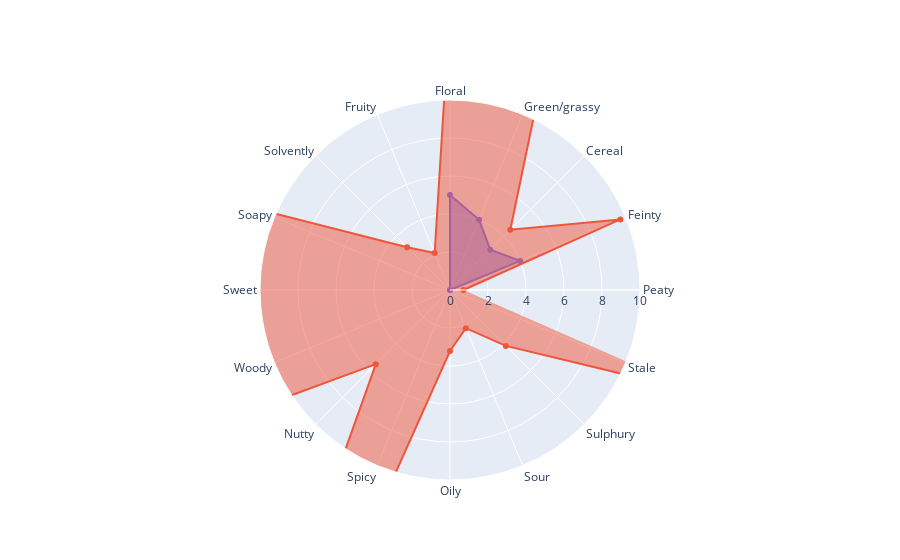

Notebook cell for this chart:
### Code cell
#only compare only columns from final_OSA
fig = go.Figure()

fig.add_trace(go.Scatterpolar(
    r=[0,4,3,4,5,0],
    theta=list(final_OSA.columns),
    fill='toself',
    name="panelist"
))

fig.add_trace(go.Scatterpolar(
  r=(np.array(final_OSA.sum())),
  theta=list(final_OSA.columns),
  fill='toself',
  name= "MS_prediction"))

fig.update_layout(
  polar=dict(
    radialaxis=dict(
      visible=True,
      range=[0, 10]
    )),
  showlegend=False
)

fig.show()

### Figure 1 — Plotly figure (JSON) as saved in the notebook; plotly's stock layout.template omitted (floating-point values rounded to 4 significant figures)
{"data": [{"fill": "toself", "name": "panelist", "r": [0, 4, 3, 4, 5, 0], "theta": ["Peaty", "Feinty", "Cereal", "Green/grassy", "Floral", "Fruity", "Solvently", "Soapy", "Sweet", "Woody", "Nutty", "Spicy", "Oily", "Sour", "Sulphury", "Stale"], "type": "scatterpolar"}, {"fill": "toself", "name": "MS_prediction", "r": [0.7071, 9.706, 4.49, 13.19, 15.0, 2.11, 3.189, 11.4, 71.33, 58.9, 5.521, 47.37, 3.213, 2.174, 4.16, 13.91], "theta": ["Peaty", "Feinty", "Cereal", "Green/grassy", "Floral", "Fruity", "Solvently", "Soapy", "Sweet", "Woody", "Nutty", "Spicy", "Oily", "Sour", "Sulphury", "Stale"], "type": "scatterpolar"}], "layout": {"polar": {"radialaxis": {"range": [0, 10], "visible": true}}, "showlegend": false}}
